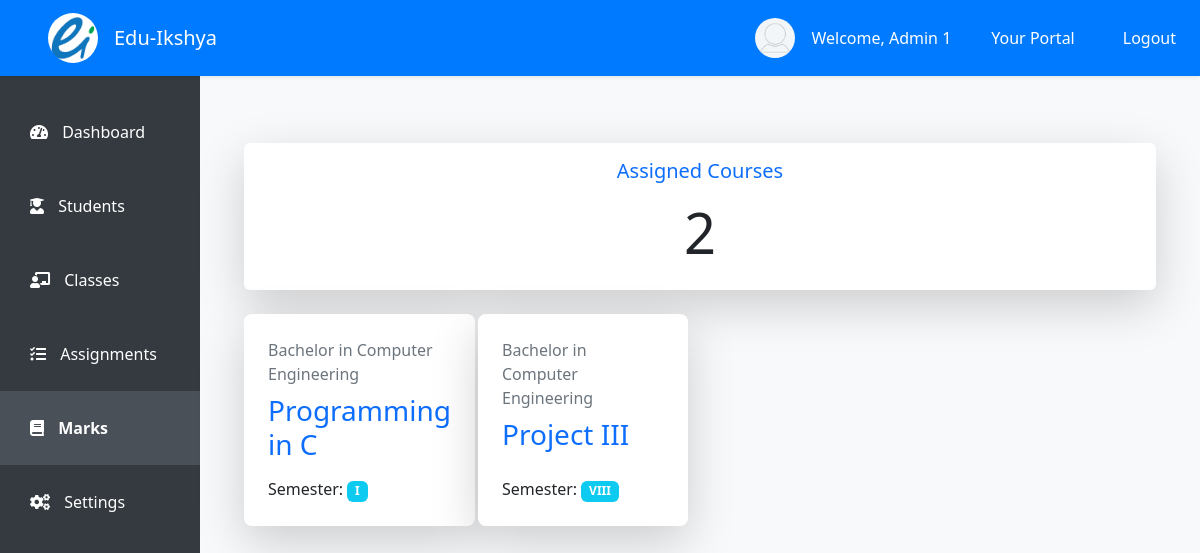
Page /marks/1/ (signed in) on the committed database.
### student/models.py (models this page shows, shortened)
class User(AbstractUser):
    user_id = models.CharField(max_length=15, unique=True, editable=False)
    address = models.CharField(max_length=150, null=True, blank=False)
    contact_number = models.CharField(max_length=20, blank=True, null=True)
    date_of_birth = models.DateField(null=True, blank=True)
    gender = models.CharField(max_length=1, choices=[('M', 'Male'), ('F', 'Female'), ('O', 'Other')])
    is_staff = models.BooleanField(default=False)
    is_student = models.BooleanField(default=False)

class ProgramCourse(models.Model):
    program = models.ForeignKey(Program, on_delete=models.CASCADE)
    course = models.ForeignKey(Course, on_delete=models.CASCADE)
    semester = models.ForeignKey(Semester, on_delete=models.CASCADE)
    teacher = models.ForeignKey(User, on_delete=models.RESTRICT)

class Program(models.Model):
    program_id = models.CharField(max_length=12, unique=True)
    program_name = models.CharField(max_length=60)
    def __str__(self):
        return self.program_name

class Course(models.Model):
    course_id = models.CharField(max_length=15, unique=True)
    course_name = models.CharField(max_length=150)
    def __str__(self):
        return self.course_name

class Semester(models.Model):
    SEMESTER_CHOICES = [
        ('I', 'I'),
        ('II', 'II'),
        ('III', 'III'),
        ('IV', 'IV'),
        ('V', 'V'),
        ('VI', 'VI'),
        ('VII', 'VII'),
        ('VIII', 'VIII'),
    ]
    semester_id = models.CharField(max_length=4, unique=True)
    semester = models.CharField(max_length=5, choices=SEMESTER_CHOICES)
    def __str__(self):
        return self.semester

### student/views.py (the view)
# urls.py: path('marks/<pk>/', views.marks_dashboard, name='marks_dashboard'),
@login_required
def marks_dashboard(request, pk):
    teacher = get_object_or_404(User, pk=pk)
    program_courses = ProgramCourse.objects.filter(teacher=teacher)
    if teacher != request.user:
        return HttpResponseForbidden("You are not authorized!")
    return render(request, 'staff/marks_dashboard.html', {
        'teacher': teacher,
        'program_courses': program_courses
    })

### templates/staff/marks_dashboard.html
<!DOCTYPE html>
{% extends 'staff/index.html' %}
{% load static %}
{% block marks_dashboard %}
<div class="container mt-5">
    <div class="card mb-4 border-0 shadow-lg">
        <div class="card-body text-center">
            <h5 class="card-title text-primary mb-3">Assigned Courses</h5>
            <h1 class="display-4">{{ program_courses|length }}</h1>
        </div>
    </div>
    <div class="row">
        {% for pc in program_courses %}
        <div class="col-12 col-sm-6 col-md-4 col-lg-3 mb-4 d-flex align-items-stretch">
            <a class="text-decoration-none" href="{% url 'students:marking_page' course_id=pc.course.course_id program_id=pc.program.program_id semester_id=pc.semester.semester_id %}">
                <div class="card border-0 rounded-3 shadow-lg h-100">
                    <div class="card-body d-flex flex-column p-4">
                        <p class="card-text mb-2 text-secondary">{{ pc.program }}</p>
                        <h3 class="card-title text-primary mb-3">{{ pc.course }}</h3>
                        <p class="card-text mt-auto">Semester: <span class="badge bg-info">{{ pc.semester }}</span></p>
                    </div>
                </div>
            </a>
        </div>
        {% endfor %}
    </div>
</div>
{% endblock %}

### templates/staff/index.html (shortened to what this page needs)
<!DOCTYPE html>
{% load static %}
<html lang="en">
<head>
    <link href="https://cdn.jsdelivr.net/npm/bootstrap@5.3.3/dist/css/bootstrap.min.css" rel="stylesheet">
    <link rel="stylesheet" href="https://cdnjs.cloudflare.com/ajax/libs/font-awesome/5.15.4/css/all.min.css">
</head>
<body>
    <nav class="navbar navbar-expand-lg top-navbar shadow-sm">
        <a class="navbar-brand d-flex mx-5 align-items-center" href="{% url 'students:staff_dashboard' pk=user.pk %}">
            <img class="rounded-circle" src="{% static 'images/logo/eduikshya-logo.png' %}" alt="Edu-Ikshya Logo"
                width="50" height="50">
            <span class="ms-3 text-white">Edu-Ikshya</span>
        </a>
        <div class="collapse navbar-collapse justify-content-end" id="navbarNav">
            {% if user.is_authenticated %}
            <ul class="navbar-nav ms-auto d-none d-lg-flex align-items-center">
                <li class="nav-item mx-3">
                    <div class="d-flex align-items-center">
                        <div class="profile-pic">
                            <img src="{% static 'images/profile/images.png' %}">
                        </div>
                        <p class="text-white mb-0">Welcome, {{ user.first_name }}</p>
                    </div>
                </li>
                {% if user.is_superuser %}
                <li class="nav-item mx-3">
                    <a class="nav-link text-white" href="{% url 'admin:index' %}">Your Portal</a>
                </li>
                {% endif %}
                <li class="nav-item mx-3">
                    <a class="nav-link text-white" href="{% url 'students:logout' %}">Logout</a>
                </li>
            </ul>
            {% endif %}
        </div>
    </nav>
    <div class="side-navbar d-none d-lg-flex">
        <nav class="nav flex-column w-100">
            <a class="nav-link {% if request.resolver_match.url_name == 'staff_dashboard' %}active{% endif %}"
                href="{% url 'students:staff_dashboard' pk=user.pk %}">
                <i class="fas fa-tachometer-alt"></i> <span>Dashboard</span>
            </a>
            <a class="nav-link {% if request.resolver_match.url_name == 'student_lists' %}active{% endif %}"
                href="{% url 'students:student_lists' pk=user.pk %}">
                <i class="fas fa-user-graduate"></i> <span>Students</span>
            </a>
            <a class="nav-link {% if request.resolver_match.url_name == 'classes_view' %}active{% endif %}"
                href="{% url 'students:classes_view' pk=user.pk %}">
                <i class="fas fa-chalkboard-teacher"></i> <span>Classes</span>
            </a>
            <a class="nav-link {% if request.resolver_match.url_name == 'assignments' %}active{% endif %}"
                href="{% url 'students:assignments' pk=user.pk %}">
                <i class="fas fa-tasks"></i> <span>Assignments</span>
            </a>
            <a class="nav-link {% if request.resolver_match.url_name == 'marks_dashboard' %}active{% endif %}"
                href="{% url 'students:marks_dashboard' pk=user.pk %}">
                <i class="fas fa-book"></i> <span>Marks</span>
            </a>
            <div class="mt-auto">
                <a class="nav-link" href="#">
                    <i class="fas fa-cogs"></i> <span>Settings</span>
                </a>
            </div>
        </nav>
    </div>
    <div class="content">
        <div class="container">
            {% block marks_dashboard %}
            {% endblock %}
        </div>
    </div>
</body>
</html>

### templates/staff/index.html (style rules this page uses)
body { display: flex; }
.top-navbar { position: fixed; top: 0; width: 100%; z-index: 1030; background-color: #007bff; }
.side-navbar { position: fixed; top: 75px; bottom: 0; width: 200px; padding-top: 20px; background-color: #343a40; display: flex; flex-direction: column; }
.side-navbar .nav-link { padding: 25px 30px; }
.content { margin-top: 75px; margin-left: 200px; padding: 20px; width: calc(100% - 200px); background-color: #f8f9fa; }
.profile-pic { width: 40px; height: 40px; border-radius: 50%; overflow: hidden; margin-right: 1rem; }
.profile-pic img { width: 100%; height: auto; }
.nav-link { color: white; }
.side-navbar .nav-link.active { background-color: #495057; font-weight: bold; }
.side-navbar .nav-link span { margin-left: 10px; }
.content { background-color: #f8f9fa; min-height: 100vh; }

### rows in the picture
User: first_name "Admin 1"
ProgramCourse: program "Bachelor in Computer Engineering", course "Programming in C", semester "I"
ProgramCourse: program "Bachelor in Computer Engineering", course "Project III", semester "VIII"

### other values in the picture
{{ program_courses|length }} "2"
